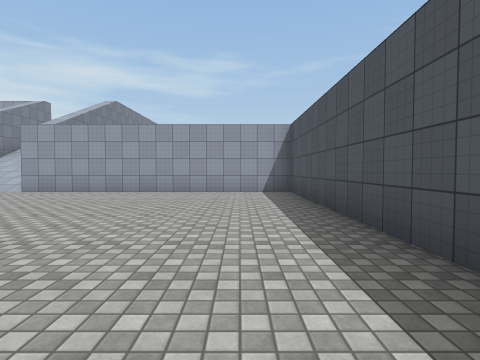
[1] (above)

13 first-person views from a walk through a Unity game level. The camera is 1.3 m above the floor, tilts 2° down and sees 80° across. The floor is counted in squares, 2 m on a side. Each view is taken from the middle of a square. On the plan, view 1 faces up. The plan holds only what a view shows up to about 9 squares ahead; the rest is blank. The place goes on beyond the plan. Surface patterns are stand-ins for the level's own textures.

[2]
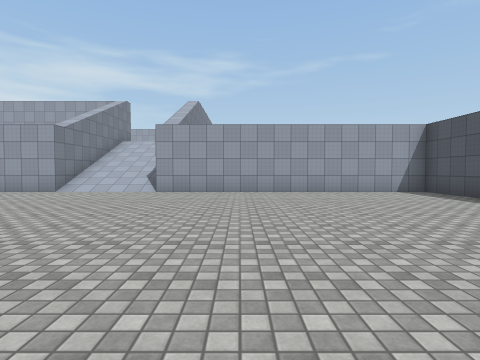

[3]
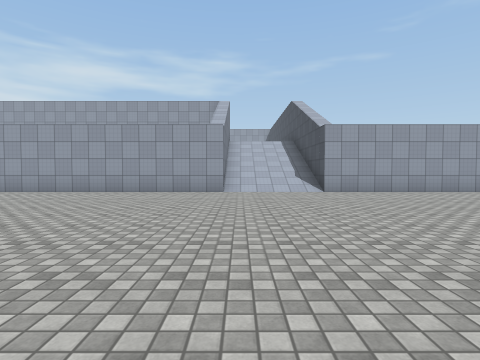

[4]
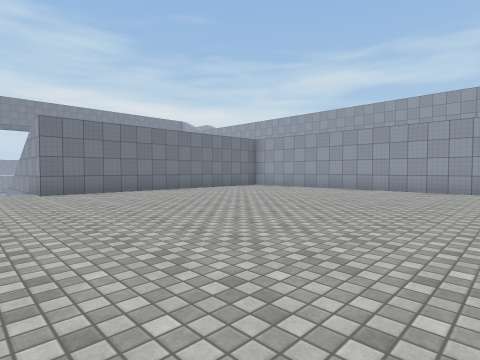

[5]
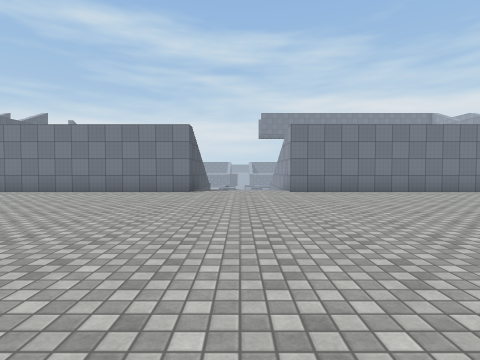

[6]
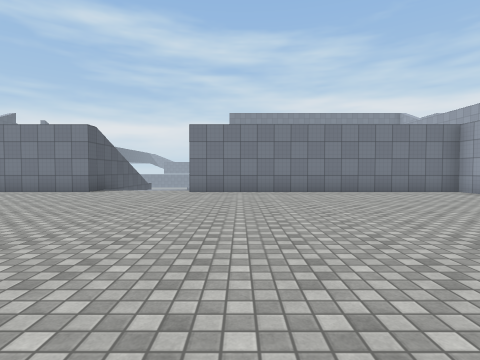

[7]
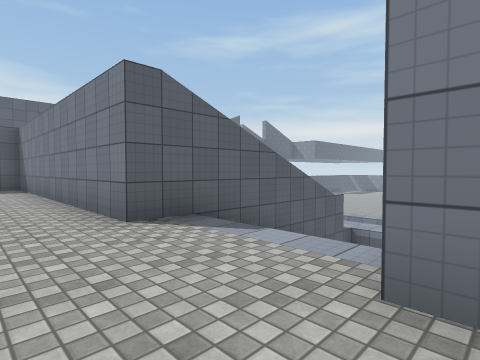

[8]
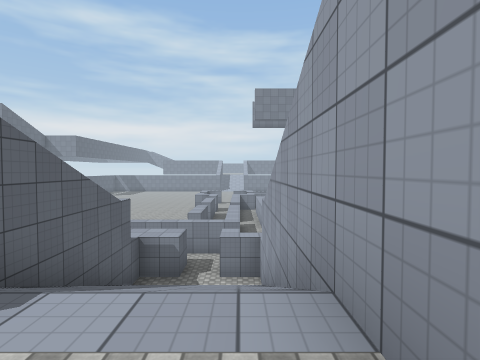

[9]
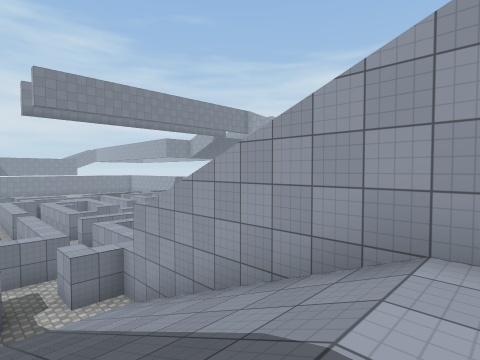

[10]
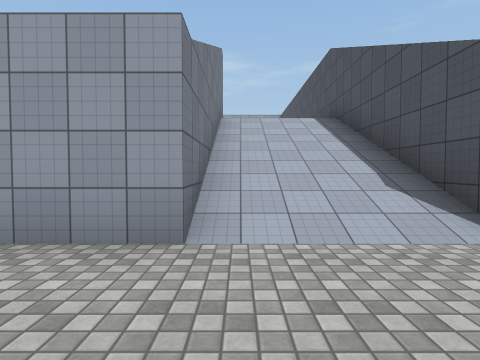

[11]
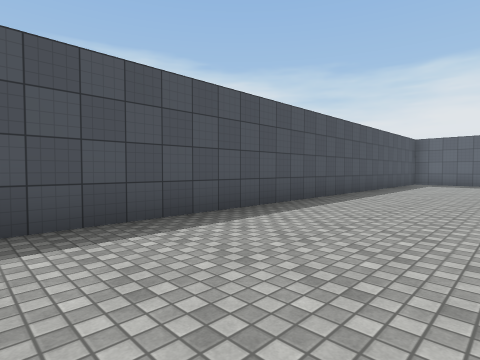

[12]
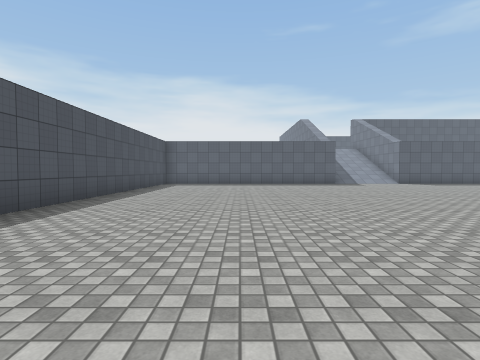

[13]
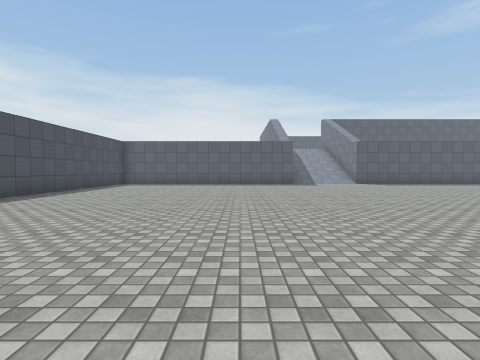

### Floor plan
Key: @ floor where view 1 was taken; # wall or solid block; . main floor; - floor 4 m lower than the main floor; / step, stairs or slope.
Columns run from 29 left of view 1 to 2 right of it. Each row starts with its distance up from view 1.
 15                        #
 14                    #   #
 13                    #///#
 12                    #///#
 11                    #///#
 10                    #///#
  9            #########///#########
  8            #...................#
  7            #...................#
  6            #...................#
  5            #...................#
  4            #...................#
  3            #...................#
  2            #...................#
  1   ##########...................#
  0 ######/////..................@.#
 -1    #--/////....................#
 -2    ###/////......... ..........#
 -3      #######...................#
 -4            #...................#
 -5            #..... .............#
 -6            #...   .............#

Where each view was taken, in squares from view 1:
view 1: 0 up, 0 right, facing up
view 2: 0 up, 4 left, facing up
view 3: 0 up, 9 left, facing up
view 4: 1 down, 9 left, facing up-left
view 5: 1 down, 9 left, facing left
view 6: 2 up, 9 left, facing left
view 7: 1 up, 16 left, facing down-left
view 8: 0 up, 17 left, facing left
view 9: 2 down, 18 left, facing up-left
view 10: 6 up, 9 left, facing up
view 11: 4 up, 2 left, facing down-right
view 12: 3 up, 2 left, facing down
view 13: 3 up, 4 left, facing down
